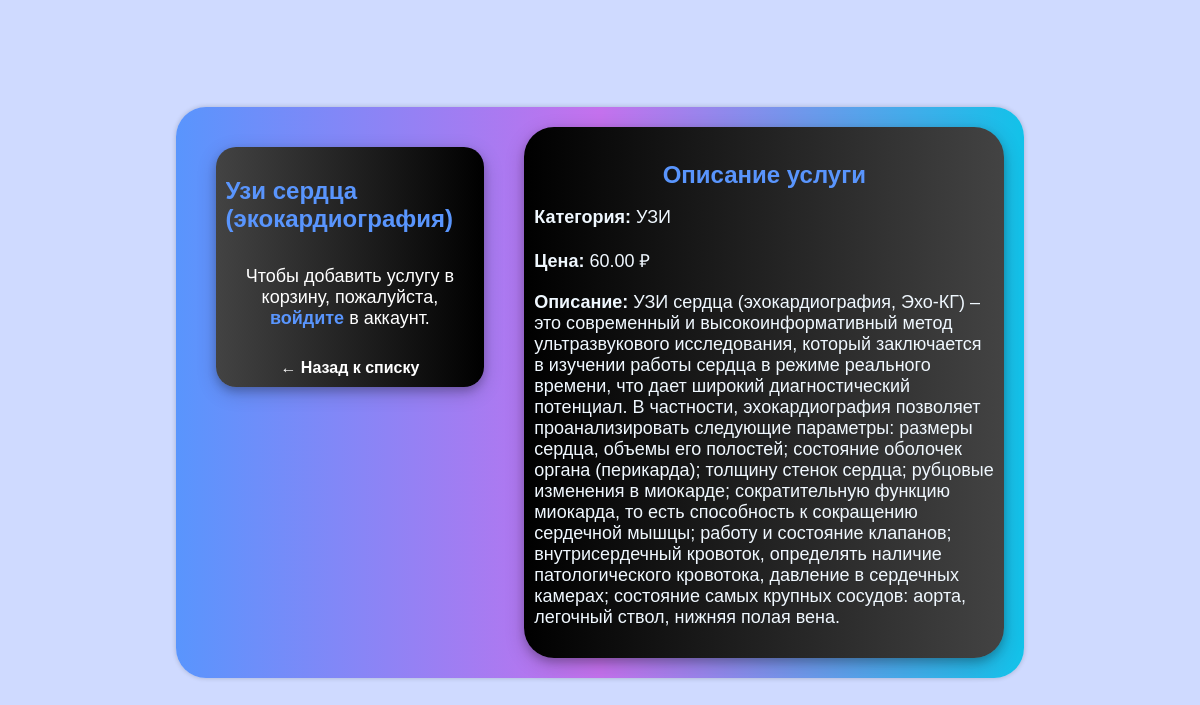
Page /main/1/ on the committed database.
### myapp/models.py (models this page shows, shortened)
class Service(models.Model):
    name = models.CharField(max_length=255)
    category = models.ForeignKey(DoctorCategory, on_delete=models.SET_NULL, null=True)
    price = models.DecimalField(max_digits=8, decimal_places=2)
    description = models.TextField()

class DoctorCategory(models.Model):
    name = models.CharField(max_length=100)

### myapp/views.py (the view)
# urls.py: path('main/<int:pk>/', views.service_detail, name='service_detail'),
def service_detail(request, pk):
    service = get_object_or_404(Service, pk=pk)
    return render(request, 'myapp/service_detail.html', {'service': service})

### myapp/templates/myapp/service_detail.html (shortened to what this page needs)
{% load static %}
<!DOCTYPE html>
<html lang="ru">
<head>
    <link rel="stylesheet" href="{% static 'css/profile.css' %}">
</head>
<body>
<div class="card">
    <div class="left-container">
        <h2 class="gradienttext">{{ service.name }}</h2>
        <div class="credit">
    {% if user.is_authenticated %}
        <form method="post" action="{% url 'add_to_cart' service.pk %}">
            {% csrf_token %}
            <button type="submit" class="btn">Добавить в корзину</button>
        </form>
    {% else %}
        <p style="color: #fff;">Чтобы добавить услугу в корзину, пожалуйста, <a href="{% url 'login' %}" style="color: #5995fd;">войдите</a> в аккаунт.</p>
    {% endif %}
</div>
        <div class="credit">
            <a href="{% url 'service_user_list' %}">← Назад к списку</a>
        </div>
    </div>
    <div class="right-container">
        <h3 class="gradienttext">Описание услуги</h3>
        <p><strong>Категория:</strong> {{ service.category.name }}</p>
        <p><strong>Цена:</strong> {{ service.price }} ₽</p>
        <p><strong>Описание:</strong> {{ service.description }}</p>
    </div>
</div>
</body>
</html>

### myapp/static/css/profile.css (style rules this page uses)
body { font-family: Arial, sans-serif; padding: 0px; background: #cfdaff; display: flex; flex-direction: column; justify-content: center; align-items: center; }
html, body { height: 98%; }
.card { display: flex; flex-direction: row; justify-content: space-between; align-items: flex-start; border-radius: 30px; padding: 10px; box-shadow: 0px 0px 5px rgba(0, 0, 0, 0.2); width: 70%; background: linear-gradient(to right, #5995fd, #c471ed, #12c2e9); }
.left-container { background: linear-gradient(to right, #434343, #000000); flex: 1; max-width: 30%; display: flex; flex-direction: column; align-items: center; padding: 10px; margin: 30px; border-radius: 20px; box-shadow: 0 4px 8px rgba(0,0,0,0.2), 0 6px 20px rgba(0,0,0,0.19); }
.right-container { background: linear-gradient(to left, #434343, #000000); flex: 1; max-width: 80%; padding: 10px; margin: 10px; border-radius: 30px; box-shadow: 0 4px 8px rgba(0,0,0,0.2), 0 6px 20px rgba(0,0,0,0.19); overflow-y: auto; max-height: 80vh; }
h2 { font-size: 24px; margin-bottom: 5px; }
h3 { text-align: center; font-size: 24px; margin-bottom: 5px; }
.gradienttext { background-image: linear-gradient(to right, #5995fd 0%, #5995fd 100%); color: transparent; -webkit-background-clip: text; }
p { font-size: 18px; margin-bottom: 20px; color:aliceblue }
.credit a { text-decoration: none; color: #fff; font-weight: 800; }
.credit { color: #fff; text-align: center; margin-top: 10px; font-family: Verdana,Geneva,Tahoma,sans-serif; }

### rows in the picture
Service: category.name "УЗИ", price "60.00", description "УЗИ сердца (эхокардиография, Эхо-КГ) – это современный и высокоинформативный метод ультразвукового исследования, который заключается в изучении работы сердца в режиме реального времени, что дает широкий диагностический потенциал. В частности, эхокардиография позволяет проанализировать следующие параметры: размеры сердца, объемы его полостей; состояние оболочек органа (перикарда); толщину стенок сердца; рубцовые изменения в миокарде; сократительную функцию миокарда, то есть способность к сокращению сердечной мышцы; работу и состояние клапанов; внутрисердечный кровоток, определять наличие патологического кровотока, давление в сердечных камерах; состояние самых крупных сосудов: аорта, легочный…"
